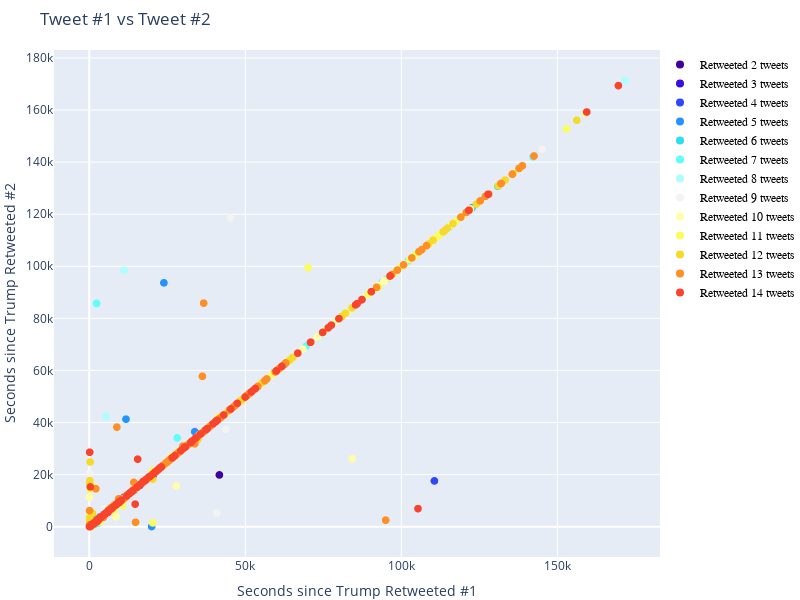

The notebook cell saved with this chart:
### Markdown cell above
# For `X` hour windows:

### Code cell
window=48

retweets_after_trump, source_counts, user_counts = get_retweets_after_trump(df, window=window)

#Which should we compare?
A = 1
B = 2

df2, sr, p = rank_twitterers(retweets_after_trump[A], retweets_after_trump[B])
print("The % similar is: {:.2f} with {} users in both streams".format(p, len(df2)))
print(sr)


f = make_plot(df2, user_counts)
f.show()

with open('/data/www/tmp.html','w') as outFile:
    outFile.write( plotly.io.to_html(f,include_plotlyjs='cdn') )
